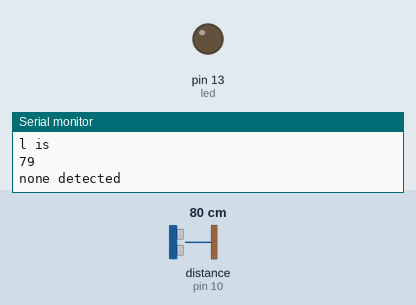
The sketch below on a simulated Arduino Uno, built with avr-gcc and run on an emulated ATmega328P. Shown: output pins drawn as LEDs (lit = HIGH), the last lines printed to the serial monitor. Wiring (inferred from the names in the program): ultrasonic range finder: trigger pin 9; echo pin 10. The test bench sets the inputs (shaded band); at power-on: distance to the obstacle (sensor on pin 10) 80 cm. The echo pulse lasts 58.3 µs per cm; pins used as bus, display or sensor lines are not drawn.

Above: at 1.2 s.
1.3 s: distance to the obstacle (sensor on pin 10) set to 13 cm
2.8 s: distance to the obstacle (sensor on pin 10) set to 10 cm
At 3.7 s:
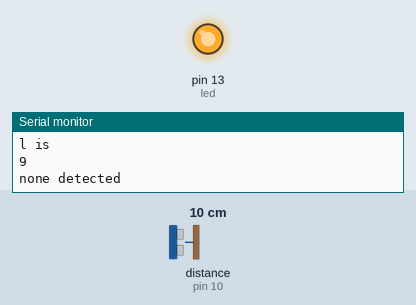
4.4 s: distance to the obstacle (sensor on pin 10) set to 18 cm
At 4.9 s:
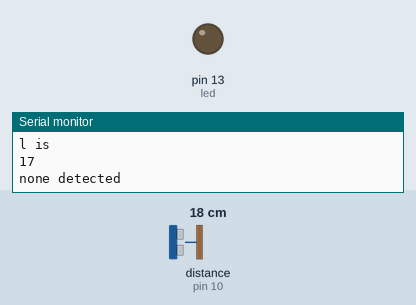
6.0 s: distance to the obstacle (sensor on pin 10) set to 2 cm
At 7.6 s:
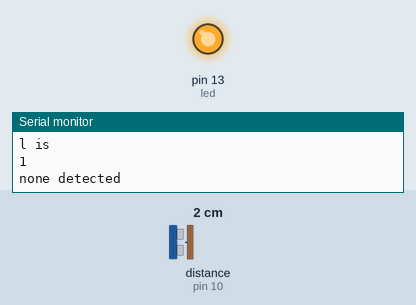
Timing chart, 0 to 8.6 s (numbered marks = the images above; inputs shaded):
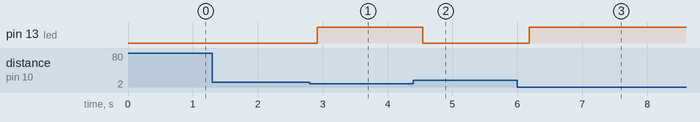

The sketch:

sketch_aug22b.ino
```cpp
int trigPin = 9;
int echoPin = 10;
int led = 13;

int l = 0;

void setup() {
  Serial.begin(9600);
  pinMode(led, OUTPUT);
  pinMode(trigPin, OUTPUT);
  pinMode(echoPin, INPUT);
  // put your setup code here, to run once:

}

void loop() {
  long duration, distance;
  digitalWrite(trigPin, HIGH);
  delayMicroseconds(1000000);
  digitalWrite(trigPin, LOW);
  duration = pulseIn(echoPin, HIGH);
  distance = (duration / 2) / 29.1;
  Serial.println("l is" );
  Serial.println(l);
  if (l == distance) {
    Serial.println("none detected");

  }
  else {
    Serial.println("intrusion detected");

    Serial.print(distance);
    Serial.println("CM away");

  }

  delay(100);
  l = distance;


  if ((distance <= 10))
  {
    digitalWrite(led, HIGH);
  }
  else if (distance > 10)
  {
    digitalWrite(led, LOW);
  }
}
```

Measured:
- the behaviour switches between 12 and 11 cm on distance to the obstacle (sensor on pin 10) (found by bisection; images 0 and 1)
- after the input at 2.8 s, pin 13 (led): LOW → HIGH after 0.11 s
- after the input at 4.4 s, pin 13 (led): HIGH → LOW after 0.15 s
- after the input at 6.0 s, pin 13 (led): LOW → HIGH after 0.18 s
